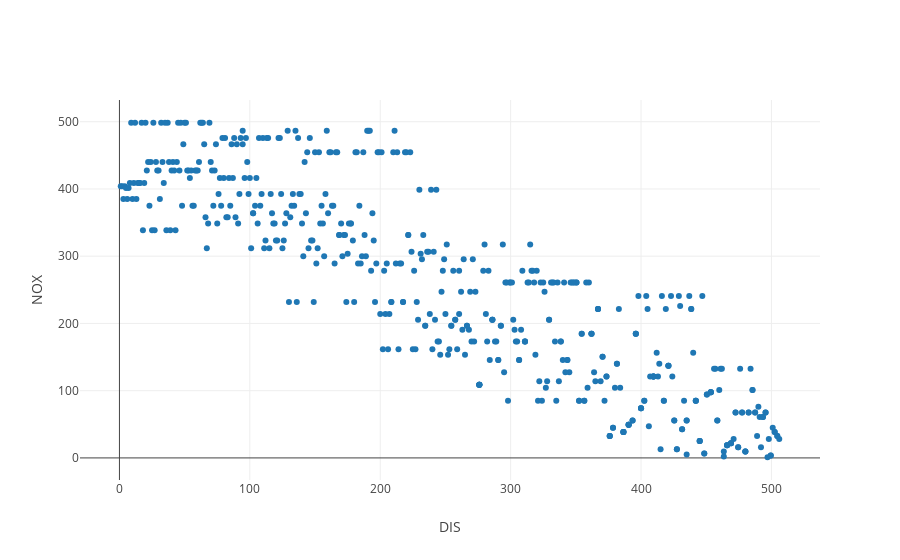

Notebook cell for this chart:
### Markdown cell above
And now let's change to plotting the rank the two variables.

### Code cell
from graph import trace_values, plot
trace = trace_values(df_reduced.DIS.rank(), df_reduced.NOX.rank())
plot([trace], layout = {'xaxis': {'title': 'DIS'}, 'yaxis': {'title': 'NOX'}})

### Figure 1 — Plotly figure (JSON) as saved in the notebook; plotly's stock layout.template omitted (floating-point values rounded to 4 significant figures; data arrays with more than 128 entries replaced by an {"elided": "..."} marker saying what was removed)
{"data": [{"mode": "markers", "name": "data", "text": [], "type": "scatter", "uid": "2fb02f93-77eb-45e6-ade4-045f1fe981ba", "x": {"elided": "506 float values"}, "y": {"elided": "506 float values"}}], "layout": {"autosize": true, "xaxis": {"autorange": true, "range": [-30.35, 537.4], "title": {"text": "DIS"}, "type": "linear"}, "yaxis": {"autorange": true, "range": [-35.44, 534.9], "title": {"text": "NOX"}, "type": "linear"}}}
